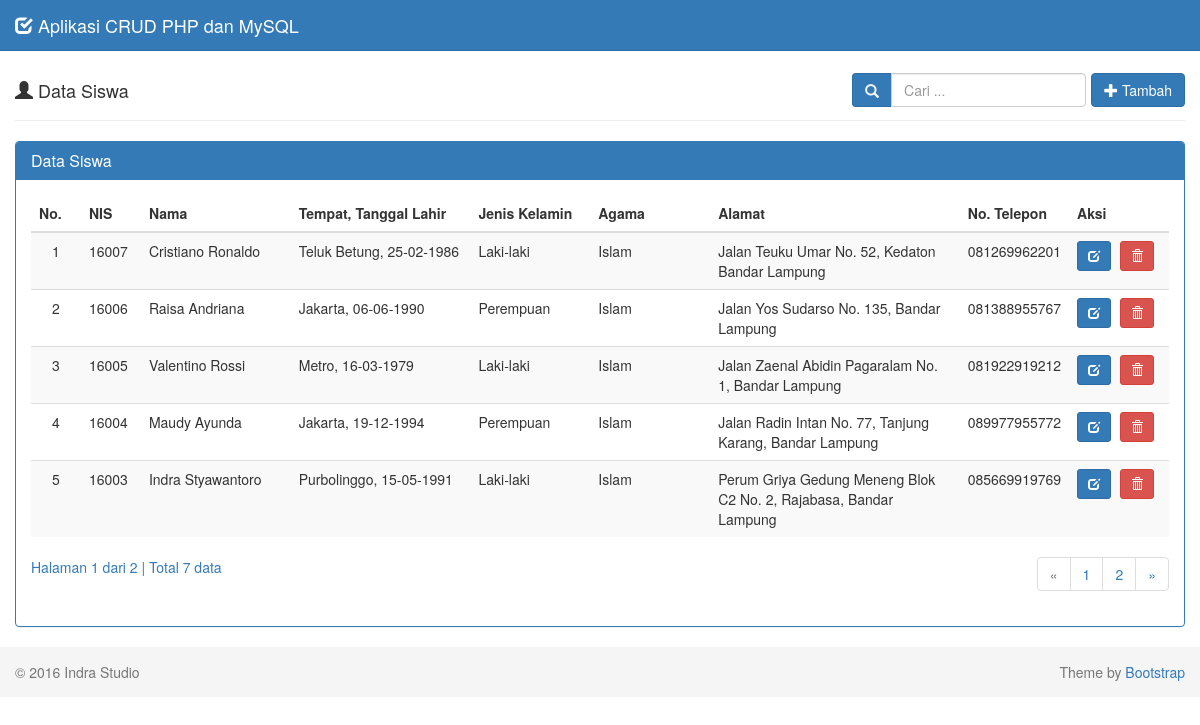
The page / on the database its author committed.
### tables this page shows
CREATE TABLE IF NOT EXISTS `is_siswa` (
  `nis` varchar(5) NOT NULL,
  `nama` varchar(30) NOT NULL,
  `tempat_lahir` varchar(30) NOT NULL,
  `tanggal_lahir` date NOT NULL,
  `jenis_kelamin` enum('Laki-laki','Perempuan') NOT NULL,
  `agama` varchar(20) NOT NULL,
  `alamat` varchar(100) NOT NULL,
  `no_telepon` varchar(12) NOT NULL,
  PRIMARY KEY (`nis`)
);

### tampil-data.php (the view, shortened to what this page needs)
<?php
if (isset($_POST['cari'])) {
  $cari = $_POST['cari'];
} else {
  $cari = "";
}
?>
  <div class="row">
    <div class="col-md-12">
      <div class="page-header">
        <h4>
          <i class="glyphicon glyphicon-user"></i> Data Siswa
          <div class="pull-right btn-tambah">
            <form class="form-inline" method="POST" action="index.php">
              <div class="form-group">
                <div class="input-group">
                  <div class="input-group-addon">
                    <i class="glyphicon glyphicon-search"></i>
                  </div>
                  <input type="text" class="form-control" name="cari" placeholder="Cari ..." autocomplete="off" value="<?php echo $cari; ?>">
                </div>
              </div>
              <a class="btn btn-primary" href="?page=tambah">
                <i class="glyphicon glyphicon-plus"></i> Tambah
              </a>
            </form>
          </div>
        </h4>
      </div>
      <div class="panel panel-primary">
        <div class="panel-heading">
          <h3 class="panel-title">Data Siswa</h3>
        </div>
        <div class="panel-body">
          <div class="table-responsive">
            <table class="table table-striped table-hover">
              <thead>
                <tr>
                  <th>No.</th>
                  <th>NIS</th>
                  <th>Nama</th>
                  <th>Tempat, Tanggal Lahir</th>
                  <th>Jenis Kelamin</th>
                  <th>Agama</th>
                  <th>Alamat</th>
                  <th>No. Telepon</th>
                  <th>Aksi</th>
                </tr>
              </thead>
              <tbody>
              <?php
              $batas = 5;
              if (isset($cari)) {
                $jumlah_record = mysql_query("SELECT COUNT(*) FROM is_siswa
                                              WHERE nis LIKE '%$cari%' OR nama LIKE '%$cari%'");
              } else {
                $jumlah_record = mysql_query("SELECT COUNT(*) FROM is_siswa");
              }
              $jumlah  = mysql_result($jumlah_record, 0);
              $halaman = ceil($jumlah / $batas);
              $page    = (isset($_GET['hal'])) ? (int)$_GET['hal'] : 1;
              $mulai   = ($page - 1) * $batas;
              $no = 1;
              if (isset($cari)) {
                $sql = mysql_query("SELECT * FROM is_siswa
                                    WHERE nis LIKE '%$cari%' OR nama LIKE '%$cari%'
                                    ORDER BY nis DESC LIMIT $mulai, $batas");
              } else {
                $sql = mysql_query("SELECT * FROM is_siswa
                                    ORDER BY nis DESC LIMIT $mulai, $batas");
              }
              while ($data = mysql_fetch_assoc($sql)) {
                $tanggal        = $data['tanggal_lahir'];
                $tgl            = explode('-',$tanggal);
                $tanggal_lahir  = $tgl[2]."-".$tgl[1]."-".$tgl[0];
                echo "  <tr>
                      <td width='50' class='center'>$no</td>
                      <td width='60'>$data[nis]</td>
                      <td width='150'>$data[nama]</td>
                      <td width='180'>$data[tempat_lahir], $tanggal_lahir</td>
                      <td width='120'>$data[jenis_kelamin]</td>
                      <td width='120'>$data[agama]</td>
                      <td width='250'>$data[alamat]</td>
                      <td width='80'>$data[no_telepon]</td>
                      <td width='100'>
                        <div class=''>
                          <a data-toggle='tooltip' data-placement='top' title='Ubah' style='margin-right:5px' class='btn btn-primary btn-sm' href='?page=ubah&id=$data[nis]'>
                            <i class='glyphicon glyphicon-edit'></i>
                          </a>";
              ?>
                          <a data-toggle="tooltip" data-placement="top" title="Hapus" class="btn btn-danger btn-sm" href="proses-hapus.php?id=<?php echo $data['nis'];?>" onclick="return confirm('Anda yakin ingin menghapus siswa <?php echo $data['nama']; ?>?');">
                            <i class="glyphicon glyphicon-trash"></i>
                          </a>
              <?php
                echo "
                        </div>
                      </td>
                    </tr>";
                $no++;
              }
              ?>
              </tbody>
            </table>
            <?php
            if (empty($_GET['hal'])) {
              $halaman_aktif = '1';
            } else {
              $halaman_aktif = $_GET['hal'];
            }
            ?>
            <a>
              Halaman <?php echo $halaman_aktif; ?> dari <?php echo $halaman; ?> |
              Total <?php echo $jumlah; ?> data
            </a>
            <nav>
              <ul class="pagination pull-right">
              <?php
              if ($halaman_aktif<='1') { ?>
                <li class="disabled">
                  <a href="" aria-label="Previous">
                    <span aria-hidden="true">&laquo;</span>
                  </a>
                </li>
              <?php
              }
              ?>
              <?php
              for($x=1; $x<=$halaman; $x++) { ?>
                <li class="">
                  <a href="?hal=<?php echo $x ?>"><?php echo $x ?></a>
                </li>
              <?php
              }
              ?>
              <?php
              if ($halaman_aktif>=$halaman) { ?>
                <li class="disabled">
                  <a href="" aria-label="Next">
                    <span aria-hidden="true">&raquo;</span>
                  </a>
                </li>
              <?php
              } else { ?>
                <li>
                  <a href="?hal=<?php echo $page +1 ?>" aria-label="Next">
                    <span aria-hidden="true">&raquo;</span>
                  </a>
                </li>
              <?php
              }
              ?>
              </ul>
            </nav>
          </div>
        </div>
      </div>
    </div>
  </div>

### index.php (shortened to what this page needs)
<!DOCTYPE html>
<html lang="en">
  <head>
    <link href="assets/css/bootstrap.min.css" rel="stylesheet">
    <link href="assets/css/datepicker.min.css" rel="stylesheet">
    <link href="assets/css/style.css" rel="stylesheet">
  </head>
  <body>
    <nav class="navbar navbar-default navbar-fixed-top">
      <div class="container-fluid">
        <div class="navbar-header">
          <a class="navbar-brand" href="index.php">
            <i class="glyphicon glyphicon-check"></i>
            Aplikasi CRUD PHP dan MySQL
          </a>
        </div>
      </div>
    </nav>
    <div class="container-fluid">
      <?php
      if (empty($_GET["page"])) {
        include "tampil-data.php";
      } elseif ($_GET['page'] == 'tambah') {
        include "form-tambah.php";
      } elseif ($_GET['page'] == 'ubah') {
        include "form-ubah.php";
      }
      ?>
    </div>
    <footer class="footer">
      <div class="container-fluid">
        <p class="text-muted pull-left">&copy; 2016 Indra Studio</p>
        <p class="text-muted pull-right ">Theme by <a href="http://www.getbootstrap.com" target="_blank">Bootstrap</a></p>
      </div>
    </footer>
  </body>
</html>

### assets/css/style.css (style rules this page uses)
body { padding-top: 40px; }
.navbar-default { background-color: #337ab7; border-color: #2e6da4; }
.navbar-default .navbar-brand { color: #f1f2f7; }
.container-fluid .text-muted { margin: 15px 0; }
.input-group-addon { background-color: #337ab7; border: 1px solid #2e6da4; border-radius: 4px; color: #f1f2f7; }
.footer { width: 100%; height: 50px; background-color: #f5f5f5; }
.btn-tambah { margin-top: -7px; }
.center { text-align: center; }
.pagination { margin-top: -20px; }

### rows shown on the page
is_siswa: nis "16007", nama "Cristiano Ronaldo", tempat_lahir "Teluk Betung", tanggal_lahir "25-02-1986", jenis_kelamin "Laki-laki", agama "Islam", alamat "Jalan Teuku Umar No. 52, Kedaton Bandar Lampung", no_telepon "081269962201"
is_siswa: nis "16006", nama "Raisa Andriana", tempat_lahir "Jakarta", tanggal_lahir "06-06-1990", jenis_kelamin "Perempuan", agama "Islam", alamat "Jalan Yos Sudarso No. 135, Bandar Lampung", no_telepon "081388955767"
is_siswa: nis "16005", nama "Valentino Rossi", tempat_lahir "Metro", tanggal_lahir "16-03-1979", jenis_kelamin "Laki-laki", agama "Islam", alamat "Jalan Zaenal Abidin Pagaralam No. 1, Bandar Lampung", no_telepon "081922919212"
is_siswa: nis "16004", nama "Maudy Ayunda", tempat_lahir "Jakarta", tanggal_lahir "19-12-1994", jenis_kelamin "Perempuan", agama "Islam", alamat "Jalan Radin Intan No. 77, Tanjung Karang, Bandar Lampung", no_telepon "089977955772"
is_siswa: nis "16003", nama "Indra Styawantoro", tempat_lahir "Purbolinggo", tanggal_lahir "15-05-1991", jenis_kelamin "Laki-laki", agama "Islam", alamat "Perum Griya Gedung Meneng Blok C2 No. 2, Rajabasa, Bandar Lampung", no_telepon "085669919769"

### other values the page prints
$halaman_aktif "1"
$halaman "2"
$jumlah "7"
